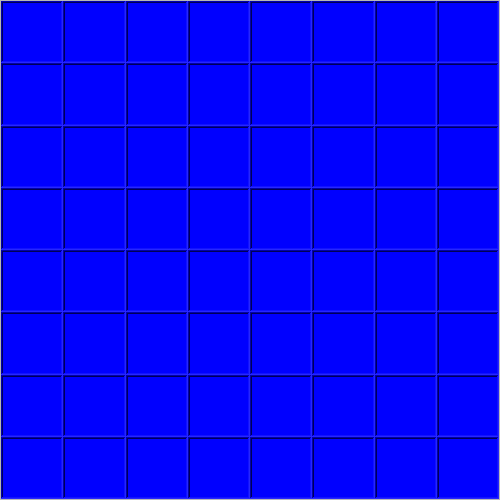
        <widget class="QFrame" name="WA_SEA">
         <property name="minimumSize">
          <size>
           <width>500</width>
           <height>500</height>
          </size>
         </property>
         <property name="maximumSize">
          <size>
           <width>500</width>
           <height>500</height>
          </size>
         </property>
         <property name="frameShape">
          <enum>QFrame::StyledPanel</enum>
         </property>
         <property name="frameShadow">
          <enum>QFrame::Raised</enum>
         </property>
         <layout class="QVBoxLayout" name="verticalLayout_2">
          <property name="spacing">
           <number>0</number>
          </property>
          <property name="leftMargin">
           <number>0</number>
          </property>
          <property name="topMargin">
           <number>0</number>
          </property>
          <property name="rightMargin">
           <number>0</number>
          </property>
          <property name="bottomMargin">
           <number>0</number>
          </property>
          <item>
           <layout class="QGridLayout" name="gridLayout_2">
            <property name="spacing">
             <number>0</number>
            </property>
            <item row="7" column="3">
             <widget class="QFrame" name="D8">
              <property name="styleSheet">
               <string notr="true">background-color: rgb(0, 0, 255);</string>
              </property>
              <property name="frameShape">
               <enum>QFrame::WinPanel</enum>
              </property>
              <property name="frameShadow">
               <enum>QFrame::Sunken</enum>
              </property>
             </widget>
            </item>
            <item row="7" column="0">
             <widget class="QFrame" name="A8">
              <property name="styleSheet">
               <string notr="true">background-color: rgb(0, 0, 255);</string>
              </property>
              <property name="frameShape">
               <enum>QFrame::WinPanel</enum>
              </property>
              <property name="frameShadow">
               <enum>QFrame::Sunken</enum>
              </property>
             </widget>
            </item>
            <item row="7" column="5">
             <widget class="QFrame" name="F8">
              <property name="styleSheet">
               <string notr="true">background-color: rgb(0, 0, 255);</string>
              </property>
              <property name="frameShape">
               <enum>QFrame::WinPanel</enum>
              </property>
              <property name="frameShadow">
               <enum>QFrame::Sunken</enum>
              </property>
             </widget>
            </item>
            <item row="6" column="7">
             <widget class="QFrame" name="H7">
              <property name="styleSheet">
               <string notr="true">background-color: rgb(0, 0, 255);</string>
              </property>
              <property name="frameShape">
               <enum>QFrame::WinPanel</enum>
              </property>
              <property name="frameShadow">
               <enum>QFrame::Sunken</enum>
              </property>
             </widget>
            </item>
            <item row="7" column="1">
             <widget class="QFrame" name="B8">
              <property name="styleSheet">
               <string notr="true">background-color: rgb(0, 0, 255);</string>
              </property>
              <property name="frameShape">
               <enum>QFrame::WinPanel</enum>
              </property>
              <property name="frameShadow">
               <enum>QFrame::Sunken</enum>
              </property>
             </widget>
            </item>
            <item row="7" column="7">
             <widget class="QFrame" name="H8">
              <property name="styleSheet">
               <string notr="true">background-color: rgb(0, 0, 255);</string>
              </property>
              <property name="frameShape">
               <enum>QFrame::WinPanel</enum>
              </property>
              <property name="frameShadow">
               <enum>QFrame::Sunken</enum>
              </property>
             </widget>
            </item>
            <item row="7" column="2">
             <widget class="QFrame" name="C8">
              <property name="styleSheet">
               <string notr="true">background-color: rgb(0, 0, 255);</string>
              </property>
              <property name="frameShape">
               <enum>QFrame::WinPanel</enum>
              </property>
              <property name="frameShadow">
               <enum>QFrame::Sunken</enum>
              </property>
             </widget>
            </item>
            <item row="7" column="4">
             <widget class="QFrame" name="E8">
              <property name="styleSheet">
               <string notr="true">background-color: rgb(0, 0, 255);</string>
              </property>
              <property name="frameShape">
               <enum>QFrame::WinPanel</enum>
              </property>
              <property name="frameShadow">
               <enum>QFrame::Sunken</enum>
              </property>
             </widget>
            </item>
            <item row="7" column="6">
             <widget class="QFrame" name="G8">
              <property name="styleSheet">
               <string notr="true">background-color: rgb(0, 0, 255);</string>
              </property>
              <property name="frameShape">
               <enum>QFrame::WinPanel</enum>
              </property>
              <property name="frameShadow">
               <enum>QFrame::Sunken</enum>
              </property>
             </widget>
            </item>
            <item row="3" column="0">
             <widget class="QFrame" name="A4">
              <property name="styleSheet">
               <string notr="true">background-color: rgb(0, 0, 255);</string>
              </property>
              <property name="frameShape">
               <enum>QFrame::WinPanel</enum>
              </property>
              <property name="frameShadow">
               <enum>QFrame::Sunken</enum>
              </property>
             </widget>
            </item>
            <item row="0" column="3">
             <widget class="QFrame" name="D1">
              <property name="styleSheet">
               <string notr="true">background-color: rgb(0, 0, 255);</string>
              </property>
              <property name="frameShape">
               <enum>QFrame::WinPanel</enum>
              </property>
              <property name="frameShadow">
               <enum>QFrame::Sunken</enum>
              </property>
             </widget>
            </item>
            <item row="1" column="0">
             <widget class="QFrame" name="A2">
              <property name="styleSheet">
               <string notr="true">background-color: rgb(0, 0, 255);</string>
              </property>
              <property name="frameShape">
               <enum>QFrame::WinPanel</enum>
              </property>
              <property name="frameShadow">
               <enum>QFrame::Sunken</enum>
              </property>
             </widget>
            </item>
            <item row="3" column="2">
             <widget class="QFrame" name="C4">
              <property name="styleSheet">
               <string notr="true">background-color: rgb(0, 0, 255);</string>
              </property>
              <property name="frameShape">
               <enum>QFrame::WinPanel</enum>
              </property>
              <property name="frameShadow">
               <enum>QFrame::Sunken</enum>
              </property>
             </widget>
            </item>
            <item row="2" column="3">
             <widget class="QFrame" name="D3">
              <property name="styleSheet">
               <string notr="true">background-color: rgb(0, 0, 255);</string>
              </property>
              <property name="frameShape">
               <enum>QFrame::WinPanel</enum>
              </property>
              <property name="frameShadow">
               <enum>QFrame::Sunken</enum>
              </property>
             </widget>
            </item>
            <item row="0" column="1">
             <widget class="QFrame" name="B1">
              <property name="styleSheet">
               <string notr="true">background-color: rgb(0, 0, 255);</string>
              </property>
              <property name="frameShape">
               <enum>QFrame::WinPanel</enum>
              </property>
              <property name="frameShadow">
               <enum>QFrame::Sunken</enum>
              </property>
             </widget>
            </item>
            <item row="1" column="2">
             <widget class="QFrame" name="C2">
              <property name="styleSheet">
               <string notr="true">background-color: rgb(0, 0, 255);</string>
              </property>
              <property name="frameShape">
               <enum>QFrame::WinPanel</enum>
              </property>
              <property name="frameShadow">
               <enum>QFrame::Sunken</enum>
              </property>
             </widget>
            </item>
            <item row="1" column="3">
             <widget class="QFrame" name="D2">
              <property name="styleSheet">
               <string notr="true">background-color: rgb(0, 0, 255);</string>
              </property>
              <property name="frameShape">
               <enum>QFrame::WinPanel</enum>
              </property>
              <property name="frameShadow">
               <enum>QFrame::Sunken</enum>
              </property>
             </widget>
            </item>
            <item row="1" column="7">
             <widget class="QFrame" name="H2">
              <property name="styleSheet">
               <string notr="true">background-color: rgb(0, 0, 255);</string>
              </property>
              <property name="frameShape">
               <enum>QFrame::WinPanel</enum>
              </property>
              <property name="frameShadow">
               <enum>QFrame::Sunken</enum>
              </property>
             </widget>
            </item>
            <item row="2" column="4">
             <widget class="QFrame" name="E3">
              <property name="styleSheet">
               <string notr="true">background-color: rgb(0, 0, 255);</string>
              </property>
              <property name="frameShape">
               <enum>QFrame::WinPanel</enum>
              </property>
              <property name="frameShadow">
               <enum>QFrame::Sunken</enum>
              </property>
             </widget>
            </item>
            <item row="2" column="6">
             <widget class="QFrame" name="G3">
              <property name="styleSheet">
               <string notr="true">background-color: rgb(0, 0, 255);</string>
              </property>
              <property name="frameShape">
               <enum>QFrame::WinPanel</enum>
              </property>
              <property name="frameShadow">
               <enum>QFrame::Sunken</enum>
              </property>
             </widget>
            </item>
            <item row="1" column="1">
             <widget class="QFrame" name="B2">
              <property name="styleSheet">
               <string notr="true">background-color: rgb(0, 0, 255);</string>
              </property>
              <property name="frameShape">
               <enum>QFrame::WinPanel</enum>
              </property>
              <property name="frameShadow">
               <enum>QFrame::Sunken</enum>
              </property>
             </widget>
            </item>
            <item row="2" column="0">
             <widget class="QFrame" name="A3">
              <property name="styleSheet">
               <string notr="true">background-color: rgb(0, 0, 255);</string>
              </property>
              <property name="frameShape">
               <enum>QFrame::WinPanel</enum>
              </property>
              <property name="frameShadow">
               <enum>QFrame::Sunken</enum>
              </property>
             </widget>
            </item>
            <item row="2" column="1">
             <widget class="QFrame" name="B3">
              <property name="styleSheet">
               <string notr="true">background-color: rgb(0, 0, 255);</string>
              </property>
              <property name="frameShape">
               <enum>QFrame::WinPanel</enum>
              </property>
              <property name="frameShadow">
               <enum>QFrame::Sunken</enum>
              </property>
             </widget>
            </item>
            <item row="1" column="5">
             <widget class="QFrame" name="F2">
              <property name="styleSheet">
               <string notr="true">background-color: rgb(0, 0, 255);</string>
              </property>
              <property name="frameShape">
               <enum>QFrame::WinPanel</enum>
              </property>
              <property name="frameShadow">
               <enum>QFrame::Sunken</enum>
              </property>
             </widget>
            </item>
            <item row="2" column="5">
             <widget class="QFrame" name="F3">
              <property name="styleSheet">
               <string notr="true">background-color: rgb(0, 0, 255);</string>
              </property>
              <property name="frameShape">
               <enum>QFrame::WinPanel</enum>
              </property>
              <property name="frameShadow">
               <enum>QFrame::Sunken</enum>
              </property>
             </widget>
            </item>
            <item row="0" column="7">
             <widget class="QFrame" name="H1">
              <property name="styleSheet">
               <string notr="true">background-color: rgb(0, 0, 255);</string>
              </property>
              <property name="frameShape">
               <enum>QFrame::WinPanel</enum>
              </property>
              <property name="frameShadow">
               <enum>QFrame::Sunken</enum>
              </property>
             </widget>
            </item>
            <item row="0" column="2">
             <widget class="QFrame" name="C1">
              <property name="styleSheet">
               <string notr="true">background-color: rgb(0, 0, 255);</string>
              </property>
              <property name="frameShape">
               <enum>QFrame::WinPanel</enum>
              </property>
              <property name="frameShadow">
               <enum>QFrame::Sunken</enum>
              </property>
             </widget>
            </item>
            <item row="2" column="2">
             <widget class="QFrame" name="C3">
              <property name="styleSheet">
               <string notr="true">background-color: rgb(0, 0, 255);</string>
              </property>
              <property name="frameShape">
               <enum>QFrame::WinPanel</enum>
              </property>
              <property name="frameShadow">
               <enum>QFrame::Sunken</enum>
              </property>
             </widget>
            </item>
            <item row="1" column="6">
             <widget class="QFrame" name="G2">
              <property name="styleSheet">
               <string notr="true">background-color: rgb(0, 0, 255);</string>
              </property>
              <property name="frameShape">
               <enum>QFrame::WinPanel</enum>
              </property>
              <property name="frameShadow">
               <enum>QFrame::Sunken</enum>
              </property>
             </widget>
            </item>
            <item row="2" column="7">
             <widget class="QFrame" name="H3">
              <property name="styleSheet">
               <string notr="true">background-color: rgb(0, 0, 255);</string>
              </property>
              <property name="frameShape">
               <enum>QFrame::WinPanel</enum>
              </property>
              <property name="frameShadow">
               <enum>QFrame::Sunken</enum>
              </property>
             </widget>
            </item>
            <item row="0" column="4">
             <widget class="QFrame" name="E1">
              <property name="styleSheet">
               <string notr="true">background-color: rgb(0, 0, 255);</string>
              </property>
              <property name="frameShape">
               <enum>QFrame::WinPanel</enum>
              </property>
              <property name="frameShadow">
               <enum>QFrame::Sunken</enum>
              </property>
             </widget>
            </item>
            <item row="0" column="6">
             <widget class="QFrame" name="G1">
              <property name="styleSheet">
               <string notr="true">background-color: rgb(0, 0, 255);</string>
              </property>
              <property name="frameShape">
               <enum>QFrame::WinPanel</enum>
              </property>
              <property name="frameShadow">
               <enum>QFrame::Sunken</enum>
              </property>
             </widget>
            </item>
            <item row="1" column="4">
             <widget class="QFrame" name="E2">
              <property name="styleSheet">
               <string notr="true">background-color: rgb(0, 0, 255);</string>
              </property>
              <property name="frameShape">
               <enum>QFrame::WinPanel</enum>
              </property>
              <property name="frameShadow">
               <enum>QFrame::Sunken</enum>
              </property>
             </widget>
            </item>
            <item row="0" column="5">
             <widget class="QFrame" name="F1">
              <property name="styleSheet">
               <string notr="true">background-color: rgb(0, 0, 255);</string>
              </property>
              <property name="frameShape">
               <enum>QFrame::WinPanel</enum>
              </property>
              <property name="frameShadow">
               <enum>QFrame::Sunken</enum>
              </property>
             </widget>
            </item>
            <item row="3" column="5">
             <widget class="QFrame" name="F4">
              <property name="styleSheet">
               <string notr="true">background-color: rgb(0, 0, 255);</string>
              </property>
              <property name="frameShape">
               <enum>QFrame::WinPanel</enum>
              </property>
              <property name="frameShadow">
               <enum>QFrame::Sunken</enum>
              </property>
             </widget>
            </item>
            <item row="4" column="5">
             <widget class="QFrame" name="F5">
              <property name="styleSheet">
               <string notr="true">background-color: rgb(0, 0, 255);</string>
              </property>
              <property name="frameShape">
               <enum>QFrame::WinPanel</enum>
              </property>
              <property name="frameShadow">
               <enum>QFrame::Sunken</enum>
              </property>
             </widget>
            </item>
            <item row="5" column="0">
             <widget class="QFrame" name="A6">
              <property name="styleSheet">
               <string notr="true">background-color: rgb(0, 0, 255);</string>
              </property>
              <property name="frameShape">
               <enum>QFrame::WinPanel</enum>
              </property>
              <property name="frameShadow">
               <enum>QFrame::Sunken</enum>
              </property>
             </widget>
            </item>
            <item row="5" column="1">
             <widget class="QFrame" name="B6">
              <property name="styleSheet">
               <string notr="true">background-color: rgb(0, 0, 255);</string>
              </property>
              <property name="frameShape">
               <enum>QFrame::WinPanel</enum>
              </property>
              <property name="frameShadow">
               <enum>QFrame::Sunken</enum>
              </property>
             </widget>
            </item>
            <item row="5" column="3">
             <widget class="QFrame" name="D6">
              <property name="styleSheet">
               <string notr="true">background-color: rgb(0, 0, 255);</string>
              </property>
              <property name="frameShape">
               <enum>QFrame::WinPanel</enum>
              </property>
              <property name="frameShadow">
               <enum>QFrame::Sunken</enum>
              </property>
             </widget>
            </item>
            <item row="5" column="4">
             <widget class="QFrame" name="E6">
              <property name="styleSheet">
               <string notr="true">background-color: rgb(0, 0, 255);</string>
              </property>
              <property name="frameShape">
               <enum>QFrame::WinPanel</enum>
              </property>
              <property name="frameShadow">
               <enum>QFrame::Sunken</enum>
              </property>
             </widget>
            </item>
            <item row="3" column="4">
             <widget class="QFrame" name="E4">
              <property name="styleSheet">
               <string notr="true">background-color: rgb(0, 0, 255);</string>
              </property>
              <property name="frameShape">
               <enum>QFrame::WinPanel</enum>
              </property>
              <property name="frameShadow">
               <enum>QFrame::Sunken</enum>
              </property>
             </widget>
            </item>
            <item row="3" column="6">
             <widget class="QFrame" name="G4">
              <property name="styleSheet">
               <string notr="true">background-color: rgb(0, 0, 255);</string>
              </property>
              <property name="frameShape">
               <enum>QFrame::WinPanel</enum>
              </property>
              <property name="frameShadow">
               <enum>QFrame::Sunken</enum>
              </property>
             </widget>
            </item>
            <item row="5" column="5">
             <widget class="QFrame" name="F6">
              <property name="styleSheet">
               <string notr="true">background-color: rgb(0, 0, 255);</string>
              </property>
              <property name="frameShape">
               <enum>QFrame::WinPanel</enum>
              </property>
              <property name="frameShadow">
               <enum>QFrame::Sunken</enum>
              </property>
             </widget>
            </item>
            <item row="4" column="6">
             <widget class="QFrame" name="G5">
              <property name="styleSheet">
               <string notr="true">background-color: rgb(0, 0, 255);</string>
              </property>
              <property name="frameShape">
               <enum>QFrame::WinPanel</enum>
              </property>
              <property name="frameShadow">
               <enum>QFrame::Sunken</enum>
              </property>
             </widget>
            </item>
            <item row="4" column="7">
             <widget class="QFrame" name="H5">
              <property name="styleSheet">
               <string notr="true">background-color: rgb(0, 0, 255);</string>
              </property>
              <property name="frameShape">
               <enum>QFrame::WinPanel</enum>
              </property>
              <property name="frameShadow">
               <enum>QFrame::Sunken</enum>
              </property>
             </widget>
            </item>
            <item row="3" column="3">
             <widget class="QFrame" name="D4">
              <property name="styleSheet">
               <string notr="true">background-color: rgb(0, 0, 255);</string>
              </property>
              <property name="frameShape">
               <enum>QFrame::WinPanel</enum>
              </property>
              <property name="frameShadow">
               <enum>QFrame::Sunken</enum>
              </property>
             </widget>
            </item>
            <item row="4" column="0">
             <widget class="QFrame" name="A5">
              <property name="styleSheet">
               <string notr="true">background-color: rgb(0, 0, 255);</string>
              </property>
              <property name="frameShape">
               <enum>QFrame::WinPanel</enum>
              </property>
              <property name="frameShadow">
               <enum>QFrame::Sunken</enum>
              </property>
             </widget>
            </item>
            <item row="4" column="2">
             <widget class="QFrame" name="C5">
              <property name="styleSheet">
               <string notr="true">background-color: rgb(0, 0, 255);</string>
              </property>
              <property name="frameShape">
               <enum>QFrame::WinPanel</enum>
              </property>
              <property name="frameShadow">
               <enum>QFrame::Sunken</enum>
              </property>
             </widget>
            </item>
            <item row="3" column="7">
             <widget class="QFrame" name="H4">
              <property name="styleSheet">
               <string notr="true">background-color: rgb(0, 0, 255);</string>
              </property>
              <property name="frameShape">
               <enum>QFrame::WinPanel</enum>
              </property>
              <property name="frameShadow">
               <enum>QFrame::Sunken</enum>
              </property>
             </widget>
            </item>
            <item row="4" column="3">
             <widget class="QFrame" name="D5">
              <property name="styleSheet">
               <string notr="true">background-color: rgb(0, 0, 255);</string>
              </property>
              <property name="frameShape">
               <enum>QFrame::WinPanel</enum>
              </property>
              <property name="frameShadow">
               <enum>QFrame::Sunken</enum>
              </property>
             </widget>
            </item>
            <item row="5" column="7">
             <widget class="QFrame" name="H6">
              <property name="styleSheet">
               <string notr="true">background-color: rgb(0, 0, 255);</string>
              </property>
              <property name="frameShape">
               <enum>QFrame::WinPanel</enum>
              </property>
              <property name="frameShadow">
               <enum>QFrame::Sunken</enum>
              </property>
             </widget>
            </item>
            <item row="6" column="0">
             <widget class="QFrame" name="A7">
              <property name="styleSheet">
               <string notr="true">background-color: rgb(0, 0, 255);</string>
              </property>
              <property name="frameShape">
               <enum>QFrame::WinPanel</enum>
              </property>
              <property name="frameShadow">
               <enum>QFrame::Sunken</enum>
              </property>
             </widget>
            </item>
            <item row="4" column="4">
             <widget class="QFrame" name="E5">
              <property name="styleSheet">
               <string notr="true">background-color: rgb(0, 0, 255);</string>
              </property>
              <property name="frameShape">
               <enum>QFrame::WinPanel</enum>
              </property>
              <property name="frameShadow">
               <enum>QFrame::Sunken</enum>
              </property>
             </widget>
            </item>
            <item row="5" column="6">
             <widget class="QFrame" name="G6">
              <property name="styleSheet">
               <string notr="true">background-color: rgb(0, 0, 255);</string>
              </property>
              <property name="frameShape">
               <enum>QFrame::WinPanel</enum>
              </property>
              <property name="frameShadow">
               <enum>QFrame::Sunken</enum>
              </property>
             </widget>
            </item>
            <item row="6" column="1">
             <widget class="QFrame" name="B7">
              <property name="styleSheet">
               <string notr="true">background-color: rgb(0, 0, 255);</string>
              </property>
              <property name="frameShape">
               <enum>QFrame::WinPanel</enum>
              </property>
              <property name="frameShadow">
               <enum>QFrame::Sunken</enum>
              </property>
             </widget>
            </item>
            <item row="6" column="2">
             <widget class="QFrame" name="C7">
              <property name="styleSheet">
               <string notr="true">background-color: rgb(0, 0, 255);</string>
              </property>
              <property name="frameShape">
               <enum>QFrame::WinPanel</enum>
              </property>
              <property name="frameShadow">
               <enum>QFrame::Sunken</enum>
              </property>
             </widget>
            </item>
            <item row="6" column="3">
             <widget class="QFrame" name="D7">
              <property name="styleSheet">
               <string notr="true">background-color: rgb(0, 0, 255);</string>
              </property>
              <property name="frameShape">
               <enum>QFrame::WinPanel</enum>
              </property>
              <property name="frameShadow">
               <enum>QFrame::Sunken</enum>
              </property>
             </widget>
            </item>
            <item row="6" column="4">
             <widget class="QFrame" name="E7">
              <property name="styleSheet">
               <string notr="true">background-color: rgb(0, 0, 255);</string>
              </property>
              <property name="frameShape">
               <enum>QFrame::WinPanel</enum>
              </property>
              <property name="frameShadow">
               <enum>QFrame::Sunken</enum>
              </property>
             </widget>
            </item>
            <item row="5" column="2">
             <widget class="QFrame" name="C6">
              <property name="styleSheet">
               <string notr="true">background-color: rgb(0, 0, 255);</string>
              </property>
              <property name="frameShape">
               <enum>QFrame::WinPanel</enum>
              </property>
              <property name="frameShadow">
               <enum>QFrame::Sunken</enum>
              </property>
             </widget>
            </item>
            <item row="6" column="5">
             <widget class="QFrame" name="F7">
              <property name="styleSheet">
               <string notr="true">background-color: rgb(0, 0, 255);</string>
              </property>
              <property name="frameShape">
               <enum>QFrame::WinPanel</enum>
              </property>
              <property name="frameShadow">
               <enum>QFrame::Sunken</enum>
              </property>
             </widget>
            </item>
            <item row="4" column="1">
             <widget class="QFrame" name="B5">
              <property name="styleSheet">
               <string notr="true">background-color: rgb(0, 0, 255);</string>
              </property>
              <property name="frameShape">
               <enum>QFrame::WinPanel</enum>
              </property>
              <property name="frameShadow">
               <enum>QFrame::Sunken</enum>
              </property>
             </widget>
            </item>
            <item row="6" column="6">
             <widget class="QFrame" name="G7">
              <property name="styleSheet">
               <string notr="true">background-color: rgb(0, 0, 255);</string>
              </property>
              <property name="frameShape">
               <enum>QFrame::WinPanel</enum>
              </property>
              <property name="frameShadow">
               <enum>QFrame::Sunken</enum>
              </property>
             </widget>
            </item>
            <item row="0" column="0">
             <widget class="QFrame" name="A1">
              <property name="styleSheet">
               <string notr="true">background-color: rgb(0, 0, 255);</string>
              </property>
              <property name="frameShape">
               <enum>QFrame::WinPanel</enum>
              </property>
              <property name="frameShadow">
               <enum>QFrame::Sunken</enum>
              </property>
             </widget>
            </item>
            <item row="3" column="1">
             <widget class="QFrame" name="B4">
              <property name="styleSheet">
               <string notr="true">background-color: rgb(0, 0, 255);</string>
              </property>
              <property name="frameShape">
               <enum>QFrame::WinPanel</enum>
              </property>
              <property name="frameShadow">
               <enum>QFrame::Sunken</enum>
              </property>
             </widget>
            </item>
           </layout>
          </item>
         </layout>
        </widget>
